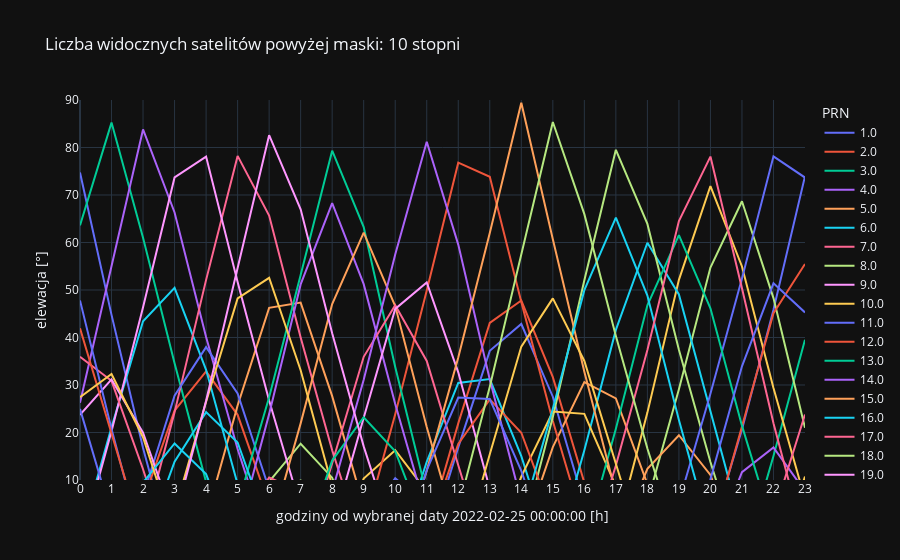

The cell this chart's notebook holds for it:
### Code cell
fig = px.line(eledf, x='h', y='el', color='PRN',title='Liczba widocznych satelitów powyżej maski: '+str(MASKA)+' stopni', labels={'h':'godziny od wybranej daty ' + str(date(*DATA[0:3])) + ' ' + str(time(*DATA[3:])) + ' [h]','el':'elewacja [°]'}, template='plotly_dark')
fig.update_layout(hovermode="closest", xaxis = dict(tickmode = 'linear', tick0=0, dtick=1))
fig.update_xaxes(showspikes=True)
fig.update(layout_yaxis_range = [MASKA, 90])
# fig.update_yaxes(showspikes=True)
fig.show()

### Figure 1 — Plotly figure (JSON) as saved in the notebook; plotly's stock layout.template omitted (floating-point values rounded to 4 significant figures)
{"data": [{"hovertemplate": "PRN=1.0<br>godziny od wybranej daty 2022-02-25 00:00:00 [h]=%{x}<br>elewacja [°]=%{y}<extra></extra>", "legendgroup": "1.0", "line": {"color": "#636efa", "dash": "solid"}, "marker": {"symbol": "circle"}, "mode": "lines", "name": "1.0", "orientation": "v", "showlegend": true, "type": "scatter", "x": [0, 1, 2, 3, 4, 5, 6, 7, 8, 9, 10, 11, 12, 13, 14, 15, 16, 17, 18, 19, 20, 21, 22, 23], "xaxis": "x", "y": [74.72, 44.76, 16.74, -7.741, -27.76, -40.76, -42.32, -32.03, -15.35, 1.431, 10.36, 4.863, -11.77, -32.41, -53.13, -71.09, -74.37, -59.34, -41.02, -21.85, -1.586, 20.65, 45.85, 73.95], "yaxis": "y"}, {"hovertemplate": "PRN=2.0<br>godziny od wybranej daty 2022-02-25 00:00:00 [h]=%{x}<br>elewacja [°]=%{y}<extra></extra>", "legendgroup": "2.0", "line": {"color": "#EF553B", "dash": "solid"}, "marker": {"symbol": "circle"}, "mode": "lines", "name": "2.0", "orientation": "v", "showlegend": true, "type": "scatter", "x": [0, 1, 2, 3, 4, 5, 6, 7, 8, 9, 10, 11, 12, 13, 14, 15, 16, 17, 18, 19, 20, 21, 22, 23], "xaxis": "x", "y": [-37.43, -16.2, 5.505, 24.62, 32.88, 23.73, 4.896, -14.06, -27.23, -29.65, -19.82, -1.177, 21.92, 43.06, 47.78, 31.67, 9.444, -12.22, -32.24, -50.9, -68.76, -86.2, -75.14, -56.17], "yaxis": "y"}, {"hovertemplate": "PRN=3.0<br>godziny od wybranej daty 2022-02-25 00:00:00 [h]=%{x}<br>elewacja [°]=%{y}<extra></extra>", "legendgroup": "3.0", "line": {"color": "#00cc96", "dash": "solid"}, "marker": {"symbol": "circle"}, "mode": "lines", "name": "3.0", "orientation": "v", "showlegend": true, "type": "scatter", "x": [0, 1, 2, 3, 4, 5, 6, 7, 8, 9, 10, 11, 12, 13, 14, 15, 16, 17, 18, 19, 20, 21, 22, 23], "xaxis": "x", "y": [63.61, 85.24, 61.02, 34.57, 9.587, -13.49, -34.1, -50.19, -55.93, -47.26, -30.58, -12.56, 0.9392, 3.212, -7.275, -24.82, -43.54, -58.23, -60.34, -47.91, -29.14, -7.861, 15.06, 39.53], "yaxis": "y"}, {"hovertemplate": "PRN=4.0<br>godziny od wybranej daty 2022-02-25 00:00:00 [h]=%{x}<br>elewacja [°]=%{y}<extra></extra>", "legendgroup": "4.0", "line": {"color": "#ab63fa", "dash": "solid"}, "marker": {"symbol": "circle"}, "mode": "lines", "name": "4.0", "orientation": "v", "showlegend": true, "type": "scatter", "x": [0, 1, 2, 3, 4, 5, 6, 7, 8, 9, 10, 11, 12, 13, 14, 15, 16, 17, 18, 19, 20, 21, 22, 23], "xaxis": "x", "y": [26.27, 54.72, 83.79, 66.32, 40.12, 16.53, -5.088, -25.47, -44.92, -62.48, -71.28, -60.73, -41.88, -21.73, -3.842, 6.174, 3.108, -10.52, -27.47, -41.43, -45.96, -37.67, -20.29, 2.18], "yaxis": "y"}, {"hovertemplate": "PRN=5.0<br>godziny od wybranej daty 2022-02-25 00:00:00 [h]=%{x}<br>elewacja [°]=%{y}<extra></extra>", "legendgroup": "5.0", "line": {"color": "#FFA15A", "dash": "solid"}, "marker": {"symbol": "circle"}, "mode": "lines", "name": "5.0", "orientation": "v", "showlegend": true, "type": "scatter", "x": [0, 1, 2, 3, 4, 5, 6, 7, 8, 9, 10, 11, 12, 13, 14, 15, 16, 17, 18, 19, 20, 21, 22, 23], "xaxis": "x", "y": [-74.35, -57.49, -39.64, -20.03, 1.899, 25.67, 46.24, 47.35, 27.65, 4.414, -15.12, -27.39, -29.02, -19.57, -2.603, 16.92, 30.63, 27.17, 9.133, -12.95, -34.46, -54.37, -72.74, -88.81], "yaxis": "y"}, {"hovertemplate": "PRN=6.0<br>godziny od wybranej daty 2022-02-25 00:00:00 [h]=%{x}<br>elewacja [°]=%{y}<extra></extra>", "legendgroup": "6.0", "line": {"color": "#19d3f3", "dash": "solid"}, "marker": {"symbol": "circle"}, "mode": "lines", "name": "6.0", "orientation": "v", "showlegend": true, "type": "scatter", "x": [0, 1, 2, 3, 4, 5, 6, 7, 8, 9, 10, 11, 12, 13, 14, 15, 16, 17, 18, 19, 20, 21, 22, 23], "xaxis": "x", "y": [-2.433, 21.08, 43.43, 50.44, 33.2, 9.121, -12.25, -26.91, -31.0, -23.07, -6.473, 13.83, 30.44, 31.24, 15.04, -7.05, -29.07, -49.58, -68.48, -85.58, -76.43, -59.56, -41.8, -22.45], "yaxis": "y"}, {"hovertemplate": "PRN=7.0<br>godziny od wybranej daty 2022-02-25 00:00:00 [h]=%{x}<br>elewacja [°]=%{y}<extra></extra>", "legendgroup": "7.0", "line": {"color": "#FF6692", "dash": "solid"}, "marker": {"symbol": "circle"}, "mode": "lines", "name": "7.0", "orientation": "v", "showlegend": true, "type": "scatter", "x": [0, 1, 2, 3, 4, 5, 6, 7, 8, 9, 10, 11, 12, 13, 14, 15, 16, 17, 18, 19, 20, 21, 22, 23], "xaxis": "x", "y": [-37.19, -22.38, -1.075, 24.24, 52.13, 78.23, 65.69, 39.99, 16.25, -5.544, -26.06, -45.76, -64.3, -76.13, -65.85, -46.76, -26.48, -7.455, 6.166, 8.396, -1.834, -18.17, -33.47, -41.2], "yaxis": "y"}, {"hovertemplate": "PRN=8.0<br>godziny od wybranej daty 2022-02-25 00:00:00 [h]=%{x}<br>elewacja [°]=%{y}<extra></extra>", "legendgroup": "8.0", "line": {"color": "#B6E880", "dash": "solid"}, "marker": {"symbol": "circle"}, "mode": "lines", "name": "8.0", "orientation": "v", "showlegend": true, "type": "scatter", "x": [0, 1, 2, 3, 4, 5, 6, 7, 8, 9, 10, 11, 12, 13, 14, 15, 16, 17, 18, 19, 20, 21, 22, 23], "xaxis": "x", "y": [-1.887, -21.57, -33.48, -34.07, -23.62, -6.97, 9.651, 17.64, 10.49, -7.246, -28.3, -49.37, -69.32, -84.19, -70.89, -53.13, -34.94, -15.75, 5.346, 29.13, 54.74, 68.68, 48.29, 21.02], "yaxis": "y"}, {"hovertemplate": "PRN=9.0<br>godziny od wybranej daty 2022-02-25 00:00:00 [h]=%{x}<br>elewacja [°]=%{y}<extra></extra>", "legendgroup": "9.0", "line": {"color": "#FF97FF", "dash": "solid"}, "marker": {"symbol": "circle"}, "mode": "lines", "name": "9.0", "orientation": "v", "showlegend": true, "type": "scatter", "x": [0, 1, 2, 3, 4, 5, 6, 7, 8, 9, 10, 11, 12, 13, 14, 15, 16, 17, 18, 19, 20, 21, 22, 23], "xaxis": "x", "y": [-3.894, 20.25, 46.37, 73.69, 78.08, 51.7, 26.75, 3.412, -18.42, -38.52, -55.19, -62.19, -53.45, -36.31, -17.68, -2.463, 3.132, -4.073, -19.66, -37.13, -50.75, -53.31, -42.5, -24.2], "yaxis": "y"}, {"hovertemplate": "PRN=10.0<br>godziny od wybranej daty 2022-02-25 00:00:00 [h]=%{x}<br>elewacja [°]=%{y}<extra></extra>", "legendgroup": "10.0", "line": {"color": "#FECB52", "dash": "solid"}, "marker": {"symbol": "circle"}, "mode": "lines", "name": "10.0", "orientation": "v", "showlegend": true, "type": "scatter", "x": [0, 1, 2, 3, 4, 5, 6, 7, 8, 9, 10, 11, 12, 13, 14, 15, 16, 17, 18, 19, 20, 21, 22, 23], "xaxis": "x", "y": [-13.56, -32.9, -51.43, -69.57, -83.1, -68.96, -48.79, -27.59, -6.708, 10.3, 16.28, 7.566, -9.208, -25.8, -35.94, -34.54, -21.66, -1.16, 24.18, 52.14, 71.89, 54.96, 29.35, 5.973], "yaxis": "y"}, {"hovertemplate": "PRN=11.0<br>godziny od wybranej daty 2022-02-25 00:00:00 [h]=%{x}<br>elewacja [°]=%{y}<extra></extra>", "legendgroup": "11.0", "line": {"color": "#636efa", "dash": "solid"}, "marker": {"symbol": "circle"}, "mode": "lines", "name": "11.0", "orientation": "v", "showlegend": true, "type": "scatter", "x": [0, 1, 2, 3, 4, 5, 6, 7, 8, 9, 10, 11, 12, 13, 14, 15, 16, 17, 18, 19, 20, 21, 22, 23], "xaxis": "x", "y": [-36.75, -15.78, 6.643, 27.74, 37.98, 28.2, 8.07, -11.56, -25.33, -29.09, -21.26, -4.59, 16.88, 37.19, 42.84, 27.53, 4.855, -17.44, -37.79, -56.3, -73.49, -87.6, -72.5, -54.72], "yaxis": "y"}, {"hovertemplate": "PRN=12.0<br>godziny od wybranej daty 2022-02-25 00:00:00 [h]=%{x}<br>elewacja [°]=%{y}<extra></extra>", "legendgroup": "12.0", "line": {"color": "#EF553B", "dash": "solid"}, "marker": {"symbol": "circle"}, "mode": "lines", "name": "12.0", "orientation": "v", "showlegend": true, "type": "scatter", "x": [0, 1, 2, 3, 4, 5, 6, 7, 8, 9, 10, 11, 12, 13, 14, 15, 16, 17, 18, 19, 20, 21, 22, 23], "xaxis": "x", "y": [1.179, 2.496, -8.684, -26.14, -43.82, -55.99, -55.06, -41.59, -22.35, -0.3013, 23.86, 49.88, 76.81, 73.84, 47.48, 22.44, -0.8835, -22.48, -41.82, -56.27, -58.65, -46.85, -28.9, -10.76], "yaxis": "y"}, {"hovertemplate": "PRN=13.0<br>godziny od wybranej daty 2022-02-25 00:00:00 [h]=%{x}<br>elewacja [°]=%{y}<extra></extra>", "legendgroup": "13.0", "line": {"color": "#00cc96", "dash": "solid"}, "marker": {"symbol": "circle"}, "mode": "lines", "name": "13.0", "orientation": "v", "showlegend": true, "type": "scatter", "x": [0, 1, 2, 3, 4, 5, 6, 7, 8, 9, 10, 11, 12, 13, 14, 15, 16, 17, 18, 19, 20, 21, 22, 23], "xaxis": "x", "y": [-75.31, -70.62, -53.7, -35.15, -15.87, 4.656, 27.4, 53.17, 79.32, 63.24, 33.79, 6.965, -15.87, -33.21, -41.52, -37.54, -24.05, -7.031, 6.914, 9.735, -1.263, -20.09, -40.98, -61.07], "yaxis": "y"}, {"hovertemplate": "PRN=14.0<br>godziny od wybranej daty 2022-02-25 00:00:00 [h]=%{x}<br>elewacja [°]=%{y}<extra></extra>", "legendgroup": "14.0", "line": {"color": "#ab63fa", "dash": "solid"}, "marker": {"symbol": "circle"}, "mode": "lines", "name": "14.0", "orientation": "v", "showlegend": true, "type": "scatter", "x": [0, 1, 2, 3, 4, 5, 6, 7, 8, 9, 10, 11, 12, 13, 14, 15, 16, 17, 18, 19, 20, 21, 22, 23], "xaxis": "x", "y": [-7.757, -23.91, -33.88, -32.96, -20.88, -1.032, 23.87, 51.18, 68.27, 51.22, 26.0, 2.925, -17.59, -36.4, -54.39, -72.03, -83.21, -67.34, -47.16, -25.94, -5.061, 11.65, 16.87, 7.624], "yaxis": "y"}, {"hovertemplate": "PRN=15.0<br>godziny od wybranej daty 2022-02-25 00:00:00 [h]=%{x}<br>elewacja [°]=%{y}<extra></extra>", "legendgroup": "15.0", "line": {"color": "#FFA15A", "dash": "solid"}, "marker": {"symbol": "circle"}, "mode": "lines", "name": "15.0", "orientation": "v", "showlegend": true, "type": "scatter", "x": [0, 1, 2, 3, 4, 5, 6, 7, 8, 9, 10, 11, 12, 13, 14, 15, 16, 17, 18, 19, 20, 21, 22, 23], "xaxis": "x", "y": [-67.25, -83.95, -75.21, -58.38, -40.97, -22.35, -1.607, 21.92, 47.06, 62.07, 46.61, 21.17, -2.02, -20.06, -30.33, -30.03, -19.75, -3.66, 12.37, 19.43, 11.08, -7.341, -28.44, -49.12], "yaxis": "y"}, {"hovertemplate": "PRN=16.0<br>godziny od wybranej daty 2022-02-25 00:00:00 [h]=%{x}<br>elewacja [°]=%{y}<extra></extra>", "legendgroup": "16.0", "line": {"color": "#19d3f3", "dash": "solid"}, "marker": {"symbol": "circle"}, "mode": "lines", "name": "16.0", "orientation": "v", "showlegend": true, "type": "scatter", "x": [0, 1, 2, 3, 4, 5, 6, 7, 8, 9, 10, 11, 12, 13, 14, 15, 16, 17, 18, 19, 20, 21, 22, 23], "xaxis": "x", "y": [-31.28, -21.37, -4.428, 13.84, 24.28, 17.9, -0.587, -22.26, -43.43, -63.26, -81.73, -80.53, -63.49, -46.15, -27.65, -7.074, 16.27, 41.6, 59.94, 49.08, 23.92, -0.08813, -19.21, -30.59], "yaxis": "y"}, {"hovertemplate": "PRN=17.0<br>godziny od wybranej daty 2022-02-25 00:00:00 [h]=%{x}<br>elewacja [°]=%{y}<extra></extra>", "legendgroup": "17.0", "line": {"color": "#FF6692", "dash": "solid"}, "marker": {"symbol": "circle"}, "mode": "lines", "name": "17.0", "orientation": "v", "showlegend": true, "type": "scatter", "x": [0, 1, 2, 3, 4, 5, 6, 7, 8, 9, 10, 11, 12, 13, 14, 15, 16, 17, 18, 19, 20, 21, 22, 23], "xaxis": "x", "y": [35.94, 30.88, 12.27, -8.239, -24.15, -30.53, -24.51, -8.369, 13.53, 35.94, 46.79, 35.08, 13.12, -9.309, -30.03, -49.04, -66.82, -83.63, -77.81, -59.78, -40.37, -19.46, 2.659, 23.8], "yaxis": "y"}, {"hovertemplate": "PRN=18.0<br>godziny od wybranej daty 2022-02-25 00:00:00 [h]=%{x}<br>elewacja [°]=%{y}<extra></extra>", "legendgroup": "18.0", "line": {"color": "#B6E880", "dash": "solid"}, "marker": {"symbol": "circle"}, "mode": "lines", "name": "18.0", "orientation": "v", "showlegend": true, "type": "scatter", "x": [0, 1, 2, 3, 4, 5, 6, 7, 8, 9, 10, 11, 12, 13, 14, 15, 16, 17, 18, 19, 20, 21, 22, 23], "xaxis": "x", "y": [-63.09, -76.4, -68.04, -48.85, -27.92, -7.828, 7.033, 9.906, -0.5119, -17.22, -32.96, -41.55, -38.02, -23.56, -2.366, 23.25, 52.06, 79.51, 63.91, 37.42, 13.77, -7.425, -27.16, -46.15], "yaxis": "y"}, {"hovertemplate": "PRN=19.0<br>godziny od wybranej daty 2022-02-25 00:00:00 [h]=%{x}<br>elewacja [°]=%{y}<extra></extra>", "legendgroup": "19.0", "line": {"color": "#FF97FF", "dash": "solid"}, "marker": {"symbol": "circle"}, "mode": "lines", "name": "19.0", "orientation": "v", "showlegend": true, "type": "scatter", "x": [0, 1, 2, 3, 4, 5, 6, 7, 8, 9, 10, 11, 12, 13, 14, 15, 16, 17, 18, 19, 20, 21, 22, 23], "xaxis": "x", "y": [23.75, 31.18, 19.94, 0.3885, -17.76, -29.17, -29.78, -19.11, -0.3713, 23.11, 46.01, 51.6, 32.66, 8.147, -14.57, -34.69, -52.75, -69.6, -85.9, -76.58, -58.42, -38.64, -17.15, 5.303], "yaxis": "y"}, {"hovertemplate": "PRN=20.0<br>godziny od wybranej daty 2022-02-25 00:00:00 [h]=%{x}<br>elewacja [°]=%{y}<extra></extra>", "legendgroup": "20.0", "line": {"color": "#FECB52", "dash": "solid"}, "marker": {"symbol": "circle"}, "mode": "lines", "name": "20.0", "orientation": "v", "showlegend": true, "type": "scatter", "x": [0, 1, 2, 3, 4, 5, 6, 7, 8, 9, 10, 11, 12, 13, 14, 15, 16, 17, 18, 19, 20, 21, 22, 23], "xaxis": "x", "y": [-54.38, -36.76, -17.79, 3.279, 26.48, 48.22, 52.57, 33.12, 8.757, -12.17, -26.18, -29.95, -22.55, -7.33, 10.71, 24.41, 23.92, 8.7, -12.48, -34.21, -54.86, -74.13, -87.35, -70.34], "yaxis": "y"}, {"hovertemplate": "PRN=21.0<br>godziny od wybranej daty 2022-02-25 00:00:00 [h]=%{x}<br>elewacja [°]=%{y}<extra></extra>", "legendgroup": "21.0", "line": {"color": "#636efa", "dash": "solid"}, "marker": {"symbol": "circle"}, "mode": "lines", "name": "21.0", "orientation": "v", "showlegend": true, "type": "scatter", "x": [0, 1, 2, 3, 4, 5, 6, 7, 8, 9, 10, 11, 12, 13, 14, 15, 16, 17, 18, 19, 20, 21, 22, 23], "xaxis": "x", "y": [47.81, 20.74, -4.274, -25.98, -41.68, -46.0, -36.93, -20.67, -4.146, 5.814, 3.616, -9.514, -28.02, -47.79, -65.49, -70.99, -57.27, -37.68, -16.61, 5.301, 28.18, 52.4, 78.13, 73.67], "yaxis": "y"}, {"hovertemplate": "PRN=22.0<br>godziny od wybranej daty 2022-02-25 00:00:00 [h]=%{x}<br>elewacja [°]=%{y}<extra></extra>", "legendgroup": "22.0", "line": {"color": "#EF553B", "dash": "solid"}, "marker": {"symbol": "circle"}, "mode": "lines", "name": "22.0", "orientation": "v", "showlegend": true, "type": "scatter", "x": [0, 1, 2, 3, 4, 5, 6, 7, 8, 9, 10, 11, 12, 13, 14, 15, 16, 17, 18, 19, 20, 21, 22, 23], "xaxis": "x", "y": [41.95, 18.8, -3.87, -24.52, -43.5, -61.49, -79.22, -82.7, -63.86, -43.96, -22.98, -1.546, 17.57, 26.98, 19.95, 2.539, -15.67, -28.37, -30.55, -20.78, -2.271, 21.24, 45.11, 55.48], "yaxis": "y"}, {"hovertemplate": "PRN=23.0<br>godziny od wybranej daty 2022-02-25 00:00:00 [h]=%{x}<br>elewacja [°]=%{y}<extra></extra>", "legendgroup": "23.0", "line": {"color": "#00cc96", "dash": "solid"}, "marker": {"symbol": "circle"}, "mode": "lines", "name": "23.0", "orientation": "v", "showlegend": true, "type": "scatter", "x": [0, 1, 2, 3, 4, 5, 6, 7, 8, 9, 10, 11, 12, 13, 14, 15, 16, 17, 18, 19, 20, 21, 22, 23], "xaxis": "x", "y": [-39.66, -57.33, -74.74, -86.38, -68.12, -48.09, -26.85, -5.128, 14.09, 23.22, 16.06, -0.959, -18.51, -30.46, -32.0, -21.9, -3.252, 20.78, 46.78, 61.57, 46.14, 21.44, -1.691, -22.24], "yaxis": "y"}, {"hovertemplate": "PRN=24.0<br>godziny od wybranej daty 2022-02-25 00:00:00 [h]=%{x}<br>elewacja [°]=%{y}<extra></extra>", "legendgroup": "24.0", "line": {"color": "#ab63fa", "dash": "solid"}, "marker": {"symbol": "circle"}, "mode": "lines", "name": "24.0", "orientation": "v", "showlegend": true, "type": "scatter", "x": [0, 1, 2, 3, 4, 5, 6, 7, 8, 9, 10, 11, 12, 13, 14, 15, 16, 17, 18, 19, 20, 21, 22, 23], "xaxis": "x", "y": [-20.81, -40.69, -59.7, -73.0, -67.84, -51.6, -33.13, -13.53, 7.609, 31.12, 57.49, 81.2, 59.56, 31.15, 5.508, -16.36, -33.05, -41.25, -37.81, -25.13, -8.993, 4.014, 6.353, -4.205], "yaxis": "y"}, {"hovertemplate": "PRN=25.0<br>godziny od wybranej daty 2022-02-25 00:00:00 [h]=%{x}<br>elewacja [°]=%{y}<extra></extra>", "legendgroup": "25.0", "line": {"color": "#FFA15A", "dash": "solid"}, "marker": {"symbol": "circle"}, "mode": "lines", "name": "25.0", "orientation": "v", "showlegend": true, "type": "scatter", "x": [0, 1, 2, 3, 4, 5, 6, 7, 8, 9, 10, 11, 12, 13, 14, 15, 16, 17, 18, 19, 20, 21, 22, 23], "xaxis": "x", "y": [-5.439, 3.992, 0.5587, -13.83, -32.76, -51.56, -65.23, -63.82, -49.21, -30.42, -9.957, 11.97, 35.81, 62.0, 89.42, 60.67, 32.78, 7.204, -15.57, -34.68, -47.3, -48.23, -37.27, -20.63], "yaxis": "y"}, {"hovertemplate": "PRN=26.0<br>godziny od wybranej daty 2022-02-25 00:00:00 [h]=%{x}<br>elewacja [°]=%{y}<extra></extra>", "legendgroup": "26.0", "line": {"color": "#19d3f3", "dash": "solid"}, "marker": {"symbol": "circle"}, "mode": "lines", "name": "26.0", "orientation": "v", "showlegend": true, "type": "scatter", "x": [0, 1, 2, 3, 4, 5, 6, 7, 8, 9, 10, 11, 12, 13, 14, 15, 16, 17, 18, 19, 20, 21, 22, 23], "xaxis": "x", "y": [-22.64, -6.761, 9.459, 17.69, 11.24, -5.95, -26.69, -47.51, -67.27, -83.56, -73.41, -56.02, -38.1, -19.16, 1.633, 24.98, 49.96, 65.24, 48.84, 22.64, -1.345, -20.33, -31.55, -31.86], "yaxis": "y"}, {"hovertemplate": "PRN=27.0<br>godziny od wybranej daty 2022-02-25 00:00:00 [h]=%{x}<br>elewacja [°]=%{y}<extra></extra>", "legendgroup": "27.0", "line": {"color": "#FF6692", "dash": "solid"}, "marker": {"symbol": "circle"}, "mode": "lines", "name": "27.0", "orientation": "v", "showlegend": true, "type": "scatter", "x": [0, 1, 2, 3, 4, 5, 6, 7, 8, 9, 10, 11, 12, 13, 14, 15, 16, 17, 18, 19, 20, 21, 22, 23], "xaxis": "x", "y": [-22.47, -36.95, -40.86, -32.72, -17.07, -0.1212, 10.54, 7.494, -7.681, -27.87, -48.7, -67.93, -77.6, -65.04, -47.11, -28.29, -8.493, 13.06, 37.36, 64.53, 78.09, 50.35, 21.96, -3.091], "yaxis": "y"}, {"hovertemplate": "PRN=29.0<br>godziny od wybranej daty 2022-02-25 00:00:00 [h]=%{x}<br>elewacja [°]=%{y}<extra></extra>", "legendgroup": "29.0", "line": {"color": "#B6E880", "dash": "solid"}, "marker": {"symbol": "circle"}, "mode": "lines", "name": "29.0", "orientation": "v", "showlegend": true, "type": "scatter", "x": [0, 1, 2, 3, 4, 5, 6, 7, 8, 9, 10, 11, 12, 13, 14, 15, 16, 17, 18, 19, 20, 21, 22, 23], "xaxis": "x", "y": [-54.81, -35.84, -16.1, -0.07206, 5.76, -1.929, -18.09, -35.7, -48.7, -50.06, -38.32, -19.16, 3.879, 29.64, 57.42, 85.38, 65.97, 40.31, 16.64, -5.462, -26.41, -46.04, -62.32, -66.51], "yaxis": "y"}, {"hovertemplate": "PRN=30.0<br>godziny od wybranej daty 2022-02-25 00:00:00 [h]=%{x}<br>elewacja [°]=%{y}<extra></extra>", "legendgroup": "30.0", "line": {"color": "#FF97FF", "dash": "solid"}, "marker": {"symbol": "circle"}, "mode": "lines", "name": "30.0", "orientation": "v", "showlegend": true, "type": "scatter", "x": [0, 1, 2, 3, 4, 5, 6, 7, 8, 9, 10, 11, 12, 13, 14, 15, 16, 17, 18, 19, 20, 21, 22, 23], "xaxis": "x", "y": [-45.3, -37.45, -20.58, 1.371, 26.7, 54.54, 82.59, 67.0, 40.89, 17.07, -4.844, -25.45, -44.93, -62.11, -70.0, -59.6, -41.32, -21.86, -4.791, 4.551, 1.453, -11.7, -28.06, -41.33], "yaxis": "y"}, {"hovertemplate": "PRN=31.0<br>godziny od wybranej daty 2022-02-25 00:00:00 [h]=%{x}<br>elewacja [°]=%{y}<extra></extra>", "legendgroup": "31.0", "line": {"color": "#FECB52", "dash": "solid"}, "marker": {"symbol": "circle"}, "mode": "lines", "name": "31.0", "orientation": "v", "showlegend": true, "type": "scatter", "x": [0, 1, 2, 3, 4, 5, 6, 7, 8, 9, 10, 11, 12, 13, 14, 15, 16, 17, 18, 19, 20, 21, 22, 23], "xaxis": "x", "y": [27.42, 32.33, 19.01, -2.17, -23.86, -44.1, -62.75, -80.11, -82.86, -66.16, -48.53, -29.32, -7.97, 15.43, 38.09, 48.23, 35.05, 12.68, -8.206, -23.39, -29.26, -23.69, -8.859, 10.73], "yaxis": "y"}, {"hovertemplate": "PRN=32.0<br>godziny od wybranej daty 2022-02-25 00:00:00 [h]=%{x}<br>elewacja [°]=%{y}<extra></extra>", "legendgroup": "32.0", "line": {"color": "#636efa", "dash": "solid"}, "marker": {"symbol": "circle"}, "mode": "lines", "name": "32.0", "orientation": "v", "showlegend": true, "type": "scatter", "x": [0, 1, 2, 3, 4, 5, 6, 7, 8, 9, 10, 11, 12, 13, 14, 15, 16, 17, 18, 19, 20, 21, 22, 23], "xaxis": "x", "y": [24.97, 1.557, -19.99, -39.46, -57.46, -74.73, -87.89, -70.04, -51.03, -30.68, -9.142, 12.06, 27.35, 27.06, 11.92, -7.228, -22.94, -30.14, -25.66, -11.01, 10.13, 33.94, 51.4, 45.28], "yaxis": "y"}], "layout": {"hovermode": "closest", "legend": {"title": {"text": "PRN"}, "tracegroupgap": 0}, "title": {"text": "Liczba widocznych satelitów powyżej maski: 10 stopni"}, "xaxis": {"anchor": "y", "domain": [0, 1], "dtick": 1, "showspikes": true, "tick0": 0, "tickmode": "linear", "title": {"text": "godziny od wybranej daty 2022-02-25 00:00:00 [h]"}}, "yaxis": {"anchor": "x", "domain": [0, 1], "range": [10, 90], "title": {"text": "elewacja [°]"}}}}
